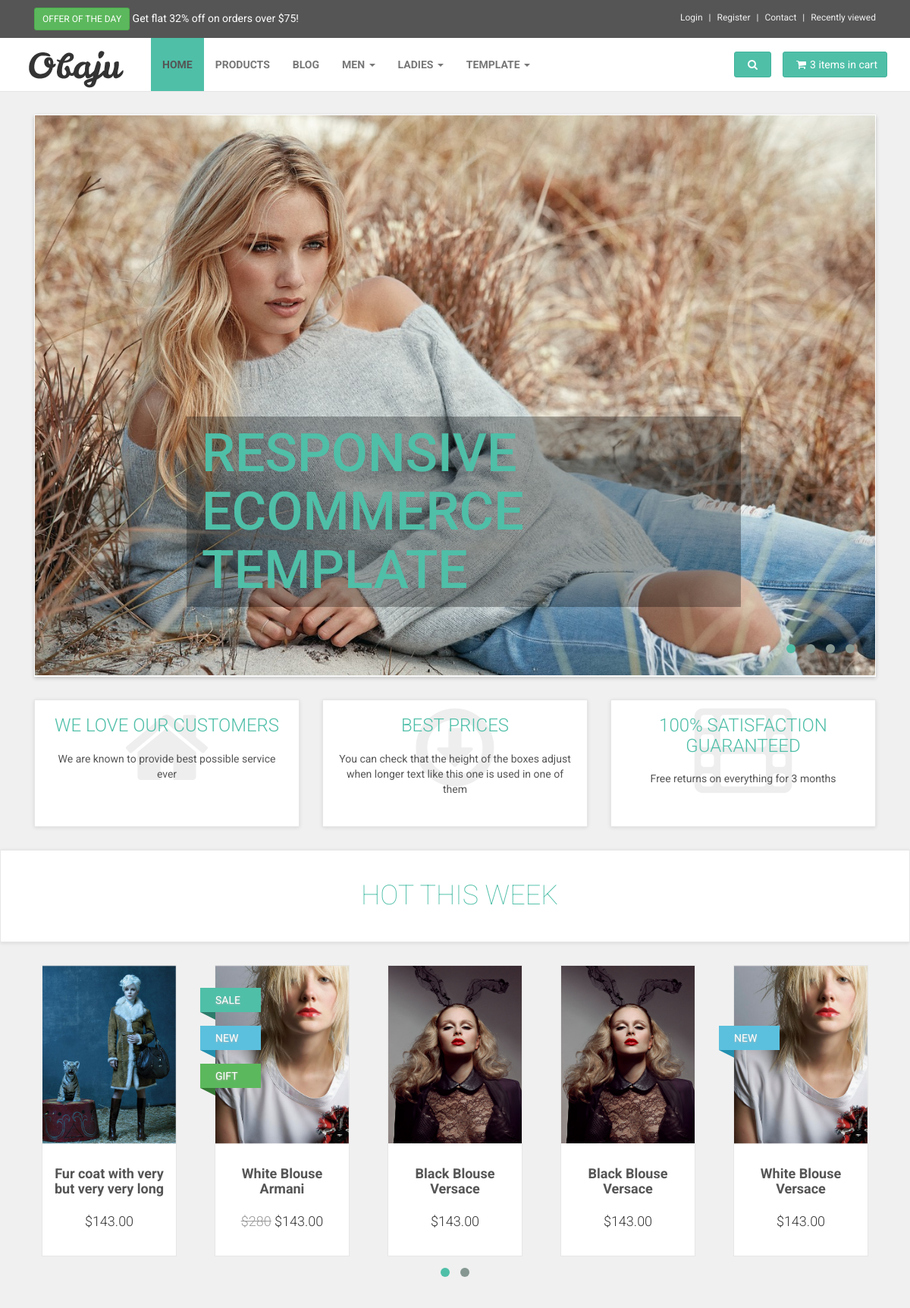
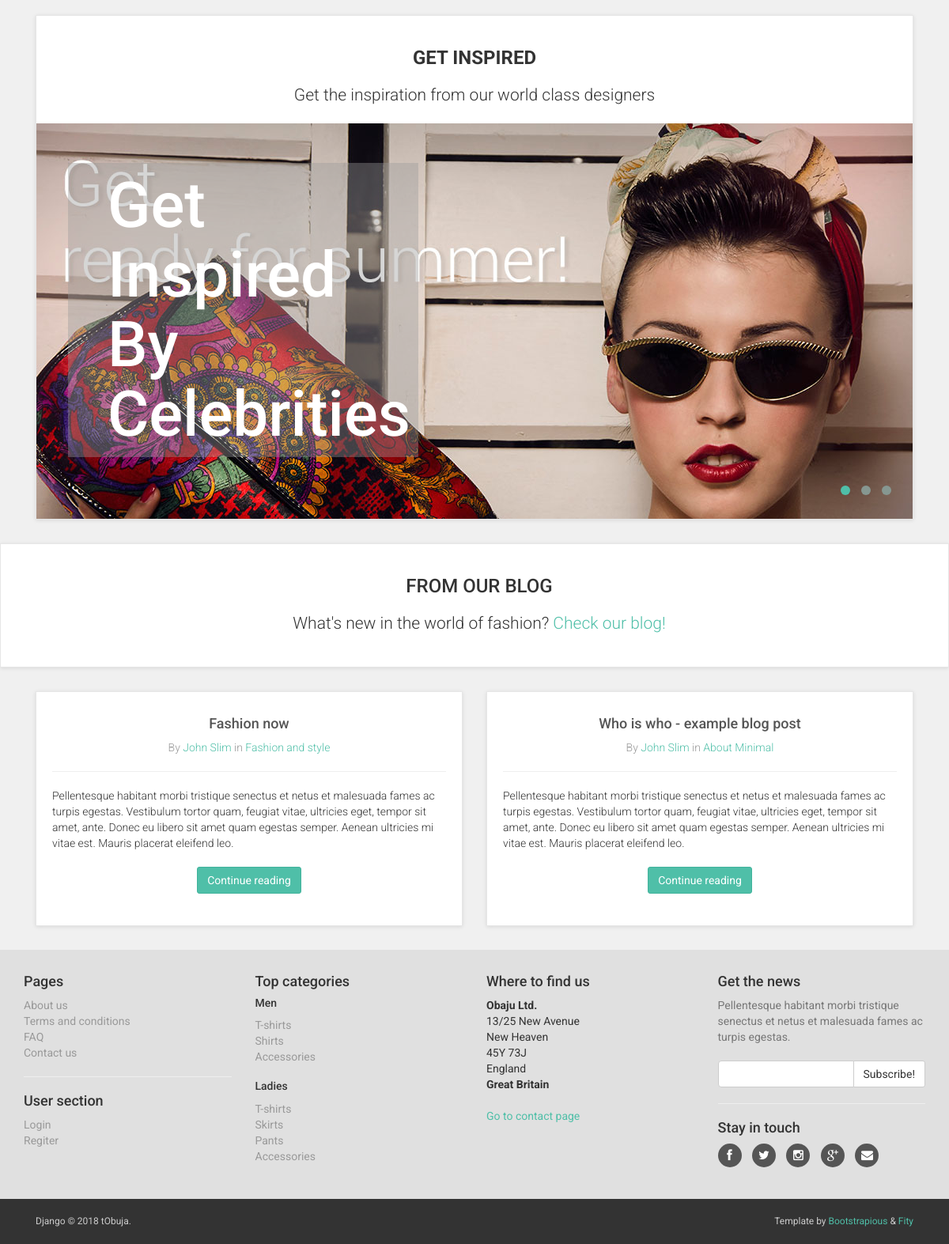
The page / on the database its author committed (2 pictures, top to bottom).
### shophome/models.py (models this page shows, shortened)
class TopOffer(models.Model):
    percentage = models.CharField(max_length=2)
    limit = models.CharField(max_length=5)
    create = models.DateTimeField(auto_now_add=True)
    update = models.DateTimeField(auto_now=True)

class TopSlider(models.Model):
    STATUS = (
        ('draft', 'Draft'),
        ('published', 'Published'),
    )
    name = models.CharField(max_length=250, blank=True, null=True)
    image = models.ImageField(upload_to='homepage/top-slider/%Y/%m/%d/')
    create = models.DateTimeField(auto_now_add=True)
    update = models.DateTimeField(auto_now=True)
    status = models.CharField(choices=STATUS, default='draft', max_length=20)
    class Meta:
        verbose_name = 'Top Slider'
        verbose_name_plural = 'Top Slider'

class Advantages(models.Model):
    STATUS = (
        ('draft', 'Draft'),
        ('published', 'Published'),
    )
    title = models.CharField(max_length=250)
    description = models.TextField()
    icon = models.CharField(max_length=50, help_text='fa-hearts , ref: https://fontawesome.bootstrapcheatsheets.com/')
    status = models.CharField(max_length=20, choices=STATUS, default='draft')
    create = models.DateTimeField(auto_now_add=True)
    update = models.DateTimeField(auto_now=True)
    class Meta:
        verbose_name = 'advantage'
        verbose_name_plural = 'advantages'

class GetInspired(models.Model):
    STATUS = (
        ('draft', 'Draft'),
        ('published', 'Published'),
    )
    name = models.CharField(max_length=250, blank=True, null=True)
    image = models.ImageField(upload_to='homepage/get-inspired/%Y/%m/%d/')
    create = models.DateTimeField(auto_now_add=True)
    update = models.DateTimeField(auto_now=True)
    status = models.CharField(choices=STATUS, default='draft', max_length=20)
    class Meta:
        verbose_name = 'Get Inspired Image'
        verbose_name_plural = 'Get Inspired Images'

### shophome/views.py (the view)
# urls.py: url(r'^$', views.homepage, name='homepage'),
def homepage(request):
    offer = get_object_or_404(TopOffer)
    sliders = TopSlider.objects.filter(status='published')
    advantages = Advantages.objects.filter(status='published')
    get_inspired_images = GetInspired.objects.filter(status='published')
    template = 'homepage/homepage.html'
    context = {
        'offer': offer,
        'sliders': sliders,
        'advantages': advantages,
        'inspires': get_inspired_images,
        'title': 'home page'
    }
    return render(request, template, context)

### templates/homepage/homepage.html (shortened to what this page needs)
{% extends 'base.html' %}
{% load static %}
{% block content %}
    <div id="all">
        <div id="content">
            {% include 'partials/_slider.html' %}
            {% include 'partials/_advantages.html' %}
            {% include 'partials/_hot_this_week.html' %}
            {% include 'partials/_get_inspired.html' %}
            {% include 'partials/_from_our_blog.html' %}
        </div>
    </div>
{% endblock %}

### templates/partials/_topbar.html (shortened to what this page needs)
<div id="top">
    <div class="container">
        <div class="col-md-6 offer" data-animate="fadeInDown">
            <a href="#" class="btn btn-success btn-sm" data-animate-hover="shake">Offer of the day</a> <a href="#">Get
            flat {{ offer.percentage }}% off on orders over ${{ offer.limit }}!</a>
        </div>
        <div class="col-md-6" data-animate="fadeInDown">
            <ul class="menu">
                <li><a href="#" data-toggle="modal" data-target="#login-modal">Login</a>
                </li>
                <li><a href="register.html">Register</a>
                </li>
                <li><a href="contact.html">Contact</a>
                </li>
                <li><a href="#">Recently viewed</a>
                </li>
            </ul>
        </div>
    </div>
</div>

### templates/partials/_slider.html
{% load static %}
<div class="container">
    <div class="col-md-12">
        <div id="main-slider">
            {% for slider in sliders %}
                <div class="item">
                    <h3 class="slider-header">{{ slider.name | upper}}</h3>
                    <img  class="img-responsive" src="{{ slider.image.url }}" alt="{{ slider.name }}">
                </div>
            {% endfor %}
        </div>
    </div>
</div>

### templates/partials/_advantages.html
<div id="advantages">
    <div class="container">
        <div class="same-height-row">
            {% for advantage in advantages %}
                <div class="col-sm-4">
                    <div class="box same-height clickable">
                        <div class="icon"><i class="fa {{ advantage.icon }}"></i>
                        </div>
                        <h3><a href="#">{{ advantage.title|upper }}</a></h3>
                        <p>{{ advantage.description|capfirst }}</p>
                    </div>
                </div>
            {% endfor %}
        </div>
    </div>
</div>

### templates/partials/_get_inspired.html
{% load static %}
<div class="container" data-animate="fadeInUpBig">
    <div class="col-md-12">
        <div class="box slideshow">
            <h3>Get Inspired</h3>
            <p class="lead">Get the inspiration from our world class designers</p>
            <div id="get-inspired" class="owl-carousel owl-theme">
                {% for inspire in inspires %}
                    <div class="item">
                        <h4 class="inspire-header">{{ inspire.name | title }}</h4>
                        <a href="#">
                            <img src="{{ inspire.image.url }}" alt="{{ inspire.name }}" class="img-responsive">
                        </a>
                    </div>
                {% endfor %}
            </div>
        </div>
    </div>
</div>

### static/css/style.default.css (style rules this page uses)
a, button { -webkit-transition: all 0.2s ease-out; -moz-transition: all 0.2s ease-out; transition: all 0.2s ease-out; }
.clickable { cursor: pointer; }
p.lead { font-weight: 300; }
#top { background: #555555; padding: 10px 0; }
#top .offer { color: #fff; }
#top .offer .btn { text-transform: uppercase; }
#top a { color: #fff; }
#top ul.menu { padding-top: 5px; margin: 0; text-align: right; font-size: 12px; list-style: none; }
#top ul.menu > li { display: inline-block; }
#top ul.menu > li a { color: #eeeeee; }
#top ul.menu > li + li:before { content: "|\00a0"; padding: 0 5px; color: #f7f7f7; }
#advantages { text-align: center; }
#advantages .box .icon { position: absolute; font-size: 120px; width: 100%; text-align: center; top: -20px; left: 0; height: 100%; float: left; color: #eeeeee; -webkit-transition: all 0.2s ease-out; -moz-transition: all 0.2s ease-out; transition: all 0.2s ease-out; z-index: 1; -webkit-box-sizing: border-box; -moz-box-sizing: border-box; box-sizing: border-box; }
#advantages .box h3 { position: relative; margin: 0 0 20px; font-weight: 300; text-transform: uppercase; z-index: 2; }
#advantages .box p { position: relative; color: #555555; z-index: 2; }
#main-slider { margin-bottom: 30px; border: solid 1px #fff; opacity: 0; filter: alpha(opacity=0); -webkit-box-shadow: 0 2px 5px rgba(0, 0, 0, 0.2); box-shadow: 0 2px 5px rgba(0, 0, 0, 0.2); }
.box { background: #fff; margin: 0 0 30px; border: solid 1px #e6e6e6; -webkit-box-sizing: border-box; -moz-box-sizing: border-box; box-sizing: border-box; padding: 20px; -webkit-box-shadow: 0 1px 5px rgba(0, 0, 0, 0.1); box-shadow: 0 1px 5px rgba(0, 0, 0, 0.1); }
.box.slideshow { padding: 20px 0 0 0; text-align: center; }
.box.slideshow h3 { text-transform: uppercase; font-weight: 700; }
body { font-family: "Roboto", Helvetica, Arial, sans-serif; font-size: 14px; line-height: 1.42857143; color: #333333; background-color: #f0f0f0; }
a { color: #4fbfa8; text-decoration: none; }
.btn { font-weight: normal; font-family: "Roboto", Helvetica, Arial, sans-serif; padding: 6px 12px; font-size: 14px; line-height: 1.42857143; border-radius: 3px; }
.btn-sm { padding: 5px 10px; font-size: 12px; line-height: 1.5; border-radius: 3px; }
h1, h2, h3, h4, h5, h6, .h1, .h2, .h3, .h4, .h5, .h6 { font-family: inherit; font-weight: 500; line-height: 1.1; color: inherit; }
h1, .h1, h2, .h2, h3, .h3 { margin-top: 20px; margin-bottom: 20px; }
p, ul, ol { margin: 0 0 20px; }
.lead { margin-bottom: 20px; font-size: 16px; }
@media (min-width: 768px) { .lead { font-size: 21px; } }

### static/css/custom.css (style rules this page uses)
.slider-header { position: absolute; z-index: 99999; color: #4fbfa8; font-size: 70px; background-color: #0000004d; padding: 10px 20px; bottom: 70px; left: 200px; max-width: 66%; }
.inspire-header { position: absolute; z-index: 99999; color: #FFFFFF; font-size: 80px; top: 40px; left: 40px; background-color: #9996; padding: 10px 50px; max-width: 40%; text-align: left; }

### rows shown on the page
TopOffer: percentage "32", limit "75"
TopSlider: name "RESPONSIVE ECOMMERCE TEMPLATE", image (picture)
Advantages: title "WE LOVE OUR CUSTOMERS", description "We are known to provide best possible service ever"
Advantages: title "BEST PRICES", description "You can check that the height of the boxes adjust when longer text like this one is used in one of them"
Advantages: title "100% SATISFACTION GUARANTEED", description "Free returns on everything for 3 months"
GetInspired: name "Get Inspired By Celebrities", image (picture)
